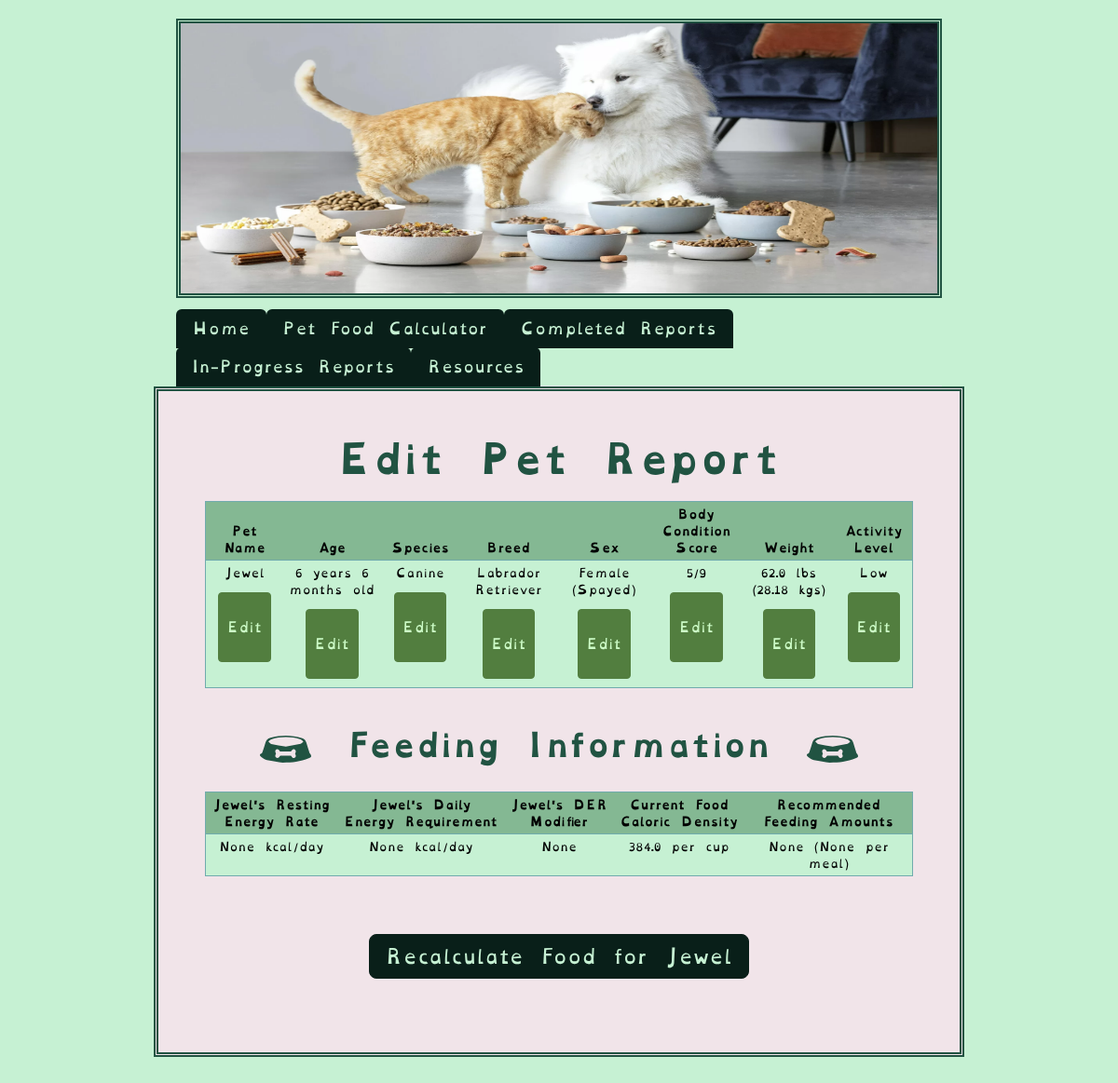
The app's page /edit_info?pet_id=1 (signed in) with its own data.
### tables this page shows
CREATE TABLE "pets" (
	"pet_id"	INTEGER UNIQUE,
	"owner_id"	INTEGER,
	"name"	VARCHAR(25) NOT NULL,
	"age_in_years"	INTEGER,
	"age_in_months"	INTEGER,
	"species"	VARCHAR(10) NOT NULL,
	"breed"	VARCHAR(25),
	"canine_breed_id"	INTEGER,
	"feline_breed_id"	INTEGER,
	"sex"	INTEGER,
	"bcs"	INTEGER,
	"weight"	FLOAT,
	"units"	VARCHAR(5),
	"converted_weight"	FLOAT,
	"converted_weight_units"	VARCHAR(5),
	"body_fat_percentage"	VARCHAR(5),
	"ideal_weight_lbs"	FLOAT,
	"ideal_weight_kgs"	FLOAT,
	"is_pediatric"	BOOL,
	"is_pregnant"	BOOL,
	"weeks_gestating"	INTEGER,
	"is_nursing"	BOOL,
	"litter_size"	INTEGER,
	"weeks_nursing"	INTEGER,
	"activity_level"	INTEGER,
	"rer"	FLOAT,
	"canine_der_factor_id"	INTEGER,
	"feline_der_factor_id"	INTEGER,
	"der"	FLOAT,
	"der_modifier"	FLOAT,
	"meals_per_day"	FLOAT,
	"current_food_kcal"	FLOAT,
	"current_food_form"	INTEGER,
	"second_food_kcal" FLOAT,
	"second_food_form" INTEGER,
	"sensitive_stomach" INTEGER,
	"food_transition" INTEGER,
	"transition_length" INTEGER,
	"rec_treat_kcal_per_day"	INTEGER,
	"current_food_amt_rec"	VARCHAR(15),
	"current_food_amt_per_meal"	VARCHAR(15),
	"date_of_first_report"	DATETIME,
	"most_recent_report_date"	DATETIME,
	PRIMARY KEY("pet_id" AUTOINCREMENT),
	FOREIGN KEY("owner_id") REFERENCES "users"("id"),
	FOREIGN KEY("canine_breed_id") REFERENCES "dog_breeds"("BreedID"),
	FOREIGN KEY("canine_der_factor_id") REFERENCES "canine_der_factors"("factor_id"),
	FOREIGN KEY("feline_breed_id") REFERENCES "cat_breeds"("BreedID"),
	FOREIGN KEY("feline_der_factor_id") REFERENCES "feline_der_factors"("factor_id"),
	FOREIGN KEY("sex") REFERENCES "reproductive_statuses"("sex_id"),
	FOREIGN KEY("activity_level") REFERENCES "activity_levels"("activity_id"),
	FOREIGN KEY("current_food_form") REFERENCES "food_forms"("form_id"),
	FOREIGN KEY("second_food_form") REFERENCES "food_forms"("form_id")
);

### main.py (the view)
@app.route("/edit_info", methods=["GET", "POST"])
@login_required
def edit_info():
    pet_id = request.args.get("pet_id", type=int)
    print(pet_id)
    try:
        pet_data = db.execute(
            "SELECT * FROM pets WHERE owner_id = :user_id and pet_id = :pet_id",
            user_id=session["user_id"], pet_id=pet_id
        )
    except Exception as e:
        flash(f"Unable to find pet info. Exception: {e}")
        return render_template("edit_report.html")
    if request.method == "POST":
        print(pet_id)
    return render_template("edit_report.html", pet_data=pet_data, pet_id=pet_id)

### helpers.py (called while the page is built)
def login_required(f):
    @wraps(f)
    def decorated_funtion(*args, **kwargs):
        if session.get("user_id") == None:
            return redirect(url_for("login"))
        return f(*args, **kwargs)
    return decorated_funtion

### templates/edit_report.html (shortened to what this page needs)
{% extends 'base.html' %} {% block title %}Edit Pet Report{% endblock %}
{% block content %}
<h1>Edit Pet Report</h1>
<table class="table table-sm">
  <thead>
    <tr>
      <th>
        <b> Pet Name </b>
      </th>
      <th>
        <b> Age </b>
      </th>
      <th>
        <b> Species </b>
      </th>
      <th>
        <b> Breed </b>
      </th>
      <th>
        <b> Sex </b>
      </th>
      <th>
        <b> Body Condition Score </b>
      </th>
      <th>
        <b> Weight </b>
      </th>
      {% if pet_data[0].activity_level != None %}
      <th>
        <b> Activity Level </b>
      </th>
      {% endif %}
    </tr>
  </thead>
  <tbody>
    <tr>
      <td>
        {{ pet_data[0].name }}
        <a href="{{ url_for('pet_info', pet_id=pet_id) }}">
          <button type="button" class="btn btn-secondary btn-sm">Edit</button>
        </a>
      </td>
      <td>
        {% if pet_data[0].age_in_years == 0 and pet_data[0].age_in_months == 1
        %} {{ pet_data[0].age_in_months }} month old {% elif
        pet_data[0].age_in_years == 0 and pet_data[0].age_in_months > 1 %} {{
        pet_data[0].age_in_months }} months old {% elif pet_data[0].age_in_years
        == 1 and pet_data[0].age_in_months == 0 %} {{ pet_data[0].age_in_years
        }} year old {% elif pet_data[0].age_in_years == 1 and
        pet_data[0].age_in_months == 1 %} {{ pet_data[0].age_in_years }} year {{
        pet_data[0].age_in_months }} month old {% elif pet_data[0].age_in_years
        == 1 and pet_data[0].age_in_months > 1 %} {{ pet_data[0].age_in_years }}
        year {{ pet_data[0].age_in_months }} months old {% elif
        pet_data[0].age_in_years > 1 and pet_data[0].age_in_months == 0 %} {{
        pet_data[0].age_in_years }} years old {% elif pet_data[0].age_in_years >
        1 and pet_data[0].age_in_months == 1 %} {{ pet_data[0].age_in_years }}
        years {{ pet_data[0].age_in_months }} month old {% elif
        pet_data[0].age_in_years > 1 and pet_data[0].age_in_months > 1 %} {{
        pet_data[0].age_in_years }} years {{ pet_data[0].age_in_months }} months
        old {% endif %}
        <a href="{{ url_for('pet_info_continued', pet_id=pet_id) }}">
          <button type="button" class="btn btn-secondary btn-sm">Edit</button>
        </a>
      </td>
      <td>
        {{ pet_data[0].species }}
        <a href="{{ url_for('pet_info', pet_id=pet_id) }}">
          <button type="button" class="btn btn-secondary btn-sm">Edit</button>
        </a>
      </td>
      <td>
        {{ pet_data[0].breed }}
        <a href="{{ url_for('pet_info_continued', pet_id=pet_id) }}">
          <button type="button" class="btn btn-secondary btn-sm">Edit</button>
        </a>
      </td>
      <td>
        {% if pet_data[0].sex == 1 %} Female (Intact) {% elif pet_data[0].sex ==
        2 %} Female (Spayed) {% elif pet_data[0].sex == 3 %} Male (Intact) {%
        elif pet_data[0].sex == 4 %} Male (Neutered) {% endif %}
        <a href="{{ url_for('pet_info_continued', pet_id=pet_id) }}">
          <button type="button" class="btn btn-secondary btn-sm">Edit</button>
        </a>
      </td>
      <td>
        {{ pet_data[0].bcs }}/9
        <a href="{{ url_for('pet_condition', pet_id=pet_id) }}">
          <button type="button" class="btn btn-secondary btn-sm">Edit</button>
        </a>
      </td>
      <td>
        {{ pet_data[0].weight }} {{ pet_data[0].units }} ({{
        pet_data[0].converted_weight }} {{ pet_data[0].converted_weight_units
        }})
        <a href="{{ url_for('pet_condition', pet_id=pet_id) }}">
          <button type="button" class="btn btn-secondary btn-sm">Edit</button>
        </a>
      </td>
      {% if pet_data[0].activity_level != None %}
      <td>
        {% if pet_data[0].activity_level == 1 %} Sedentary {% elif
        pet_data[0].activity_level == 2 %} Low {% elif
        pet_data[0].activity_level == 3 %} Moderate {% elif
        pet_data[0].activity_level == 4 %} Heavy {% endif %}
        <a href="{{ url_for('activity', pet_id=pet_id) }}">
          <button type="button" class="btn btn-secondary btn-sm">Edit</button>
        </a>
      </td>
      {% endif %}
    </tr>
  </tbody>
</table>
<div class="row">
  <h2>
    {% if pet_data[0].species == "Feline" %}
    <img
      src="{{ url_for('static', filename='assets/svg/food_bowl.svg') }}"
      alt="A bowl with a pawprint"
      class="bowl"
    />
    {% elif pet_data[0].species == "Canine" %}
    <img
      src="{{ url_for('static', filename='assets/svg/dog_food_bowl.svg') }}"
      alt="A bowl with a bone"
      class="bowl"
    />
    {% endif %} Feeding Information {% if pet_data[0].species == "Feline" %}
    <img
      src="{{ url_for('static', filename='assets/svg/food_bowl.svg') }}"
      alt="A bowl with a pawprint"
      class="bowl"
    />
    {% elif pet_data[0].species == "Canine" %}
    <img
      src="{{ url_for('static', filename='assets/svg/dog_food_bowl.svg') }}"
      alt="A bowl with a bone"
      class="bowl"
    />
    {% endif %}
  </h2>
</div>
<table class="table table-sm">
  <thead>
    <tr>
      <th>{{ pet_data[0].name }}'s Resting Energy Rate</th>
      <th>{{ pet_data[0].name }}'s Daily Energy Requirement</th>
      <th>{{ pet_data[0].name }}'s DER Modifier</th>
      <th>Current Food Caloric Density</th>
      <th>Recommended Feeding Amounts</th>
    </tr>
  </thead>
  <tbody>
    <tr>
      <td>{{ pet_data[0].rer }} kcal/day</td>
      <td>{{ pet_data[0].der }} kcal/day</td>
      <td>{{ pet_data[0].der_modifier }}</td>
      <td>
        {{ pet_data[0].current_food_kcal }} per
        {% if pet_data[0].current_food_form == 1 %}
          cup
        {% elif pet_data[0].current_food_form == 2 %}
          can
        {% elif pet_data[0].current_food_form == 3 %}
          pouch
        {% endif %}
      </td>
      <td>
        {{ pet_data[0].current_food_amt_rec }} ({{
        pet_data[0].current_food_amt_per_meal }} per meal)
      </td>
    </tr>
  </tbody>
</table>
{% if pet_data[0].is_pediatric == "n" and pet_data[0].is_pregnant != "y" and
pet_data[0].is_nursing != "y" %}
<div class="button-container">
  <a href="{{ url_for('current_food', pet_id=pet_id) }}">
    <button type="button" class="btn btn-secondary btn-lg">
      Recalculate Food for {{ pet_data[0].name }}
    </button>
  </a>
</div>
{% elif pet_data[0].bcs >= 5 %}
<div class="button-container">
  <a href="{{ url_for('pet_condition', pet_id=pet_id) }}">
    <button type="button" class="btn btn-secondary btn-lg">
      Recalculate Food for {{ pet_data[0].name }}
    </button>
  </a>
</div>
{% endif %} {% endblock %}

### templates/base.html (shortened to what this page needs)
<!DOCTYPE html>
<html lang="en">
  <head>
    {% block styles %}
    <link href="https://cdn.jsdelivr.net/npm/bootstrap@5.3.3/dist/css/bootstrap.min.css" rel="stylesheet">
    <link
      href="{{ url_for('static', filename='css/styles.css') }}"
      rel="stylesheet"
    />
    {% endblock %}
    <img class="header-img" alt="a cat and dog nuzzling amongst several different bowls of food" src="/static/assets/img/dog-cat.png">
    {% if session["user_id"] %}
    <nav id="navbar">
      <ul class="nav nav-tabs" id="tabList" role="tablist">
        <li><a class="nav-link" id="nav-home-tab" href="{{ url_for('home') }}">Home</a></li>
        <li><a class="nav-link" id="nav-pfc-tab" href="{{ url_for('pet_info') }}">Pet Food Calculator</a></li>
        <li><a class="nav-link" id="nav-pets-tab" href="{{ url_for('finished_reports') }}">Completed Reports</a></li>
        <li><a class="nav-link" id="nav-pets-tab" href="{{ url_for('wip_reports') }}">In-Progress Reports</a></li>
        <li><a class="nav-link" id="nav-pets-tab" href="{{ url_for('resources') }}">Resources</a></li>
      </ul>
    {% endif %}
    </nav>
  </head>
  <body>
    <div class="container-lg">
      {% block content %}
      {% endblock %}
    </div>
  </body>
</html>

### static/css/styles.css (style rules this page uses)
:root { --white: #f1e4e9; --pale_white_green: #c6f1d3; --lighter_white_green: #d1f7dc; --pale_sky_blue: #70abad; --light_sky: #70c2c3; --green_black: #091f19; --deep_blue_green: #215342; --light_lime: #7CFF6B; --darker_lime_transparent: #568b3fe5; --darker_lime: #527e3f; }
body { background-color: var(--pale_white_green); padding: 20px; margin-left: auto; margin-right: auto; font-family: "OpenDyslexic", "Arvo"; font-size: 2vh; }
h1 { color: var(--deep_blue_green); font-weight: 700; padding-bottom: 1vw; width: 80%; word-wrap: break-word; }
h1, h2 { color: var(--deep_blue_green); }
h1, h2, h3 { margin-left: auto; margin-right: auto; text-align: center; }
h1, h2, h3 { font-family: "OpenDyslexicBold", "Arvo"; }
h2 { display: inline-block; padding: 5px; padding-top: 25px; font-weight: 600; justify-content: center; }
.table { font-size: 14.5px; text-align: center; border-bottom: 1px solid var(--deep_blue_green); border: 1px solid var(--pale_sky_blue); --bs-table-bg: var(--pale_white_green); --bs-table-striped-color: var(--light_sky); --bs-table-striped-bg: var(--pale_sky_blue); }
.table-sm { font-size: 12px; }
thead { font-weight: 500; --bs-table-bg: #84b893; color: var(--deep_blue_green); }
.table.table-sm td { align-items: center; justify-content: center; text-align: center; }
a { color: var(--darker_lime); }
.btn { background-color: var(--green_black); border-color: var(--green_black); --bs-btn-active-color: var(--deep_blue_green); --bs-btn-active-border-color: var(--deep_blue_green); --bs-btn-hover-bg: var(--deep_blue_green); --bs-btn-hover-border-bg: var(--deep_blue_green); color: var(--pale_white_green); text-align: center; margin: 5px; position: relative; margin-top: 1vw; }
.btn-sm { color: #cdfcc7; min-height: 75px; font-weight: 500; background-color: var(--darker_lime); border-color: var(--darker_lime); --bs-btn-active-color: var(--darker_lime_transparent); --bs-btn-active-border-color: var(--darker_lime_transparent); --bs-btn-hover-bg: var(--darker_lime_transparent); --bs-btn-hover-border-bg: var(--darker_lime_transparent); }
.button-container, .button-container-fr { display: flex; justify-content: center; }
.button-container { padding: 2vw; }
.header-img { margin-bottom: 10px; border: 5px var(--deep_blue_green); border-style: double; width: 68.5vw; height: 25vw; display: block; margin-left: auto; margin-right: auto; }
.container-lg { position: relative; border: 5px var(--deep_blue_green); border-style: double; padding: 50px; display: block; margin-left: auto; margin-right: auto; width: 75%; margin-bottom: 20px; background-color: var(--white); font-family: 'OpenDyslexic', 'Courier New'; font-optical-sizing: auto; font-weight: 300; font-style: normal; font-size: 50px; justify-content: space-between; }
.nav { margin-top: 1vw; }
.nav.nav-tabs { width: 68.5vw; margin-left: auto; margin-right: auto; --bs-navbar-color: var(--deep_blue_green); }
#nav-home-tab, #nav-pfc-tab, #nav-pets-tab { background-color: var(--green_black); color: var(--pale_white_green); }
.row { display: flex; flex-wrap: wrap; margin-left: 2vw; margin-right: 2vw; font-size: 20px; padding-bottom: 1vh; }
.bowl { width: 75px; display: inline-block; padding: 10px; }

### records on screen
pets: name "Jewel", age_in_years "6", age_in_months "6", species "Canine", breed "Labrador Retriever", bcs "5", weight "62.0", units "lbs", converted_weight "28.18", converted_weight_units "kgs", current_food_kcal "384.0"

### other values on screen
{{ pet_data[0].rer }} "None"
{{ pet_data[0].der }} "None"
{{ pet_data[0].der_modifier }} "None"
{{ pet_data[0].current_food_amt_rec }} "None"
{{ pet_data[0].current_food_amt_per_meal }} "None"
